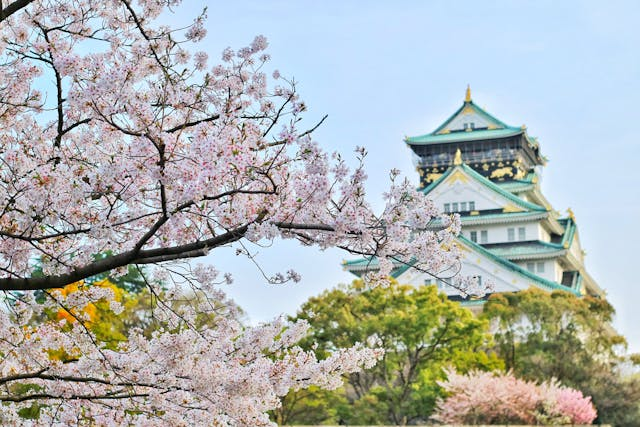
#> input picture image-processing/processamento-basico-de-imagens/images/img-original.jpg, 640 x 427 px
$ python inverter-img.py
#> lines starting #> are read from the running program, lines starting #| are printed output that depends on the picture
#> in main, imagem_original is the input picture: PIL image 640x427 RGB; mean R, G, B 172.4, 177.8, 175.3
from PIL import Image
import os

def inverte_vertical(imagem):
    imagem_invertida = imagem.transpose(Image.FLIP_TOP_BOTTOM)
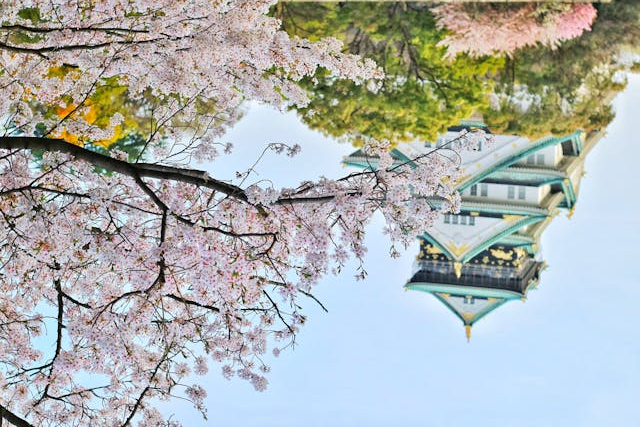
#> imagem_invertida: PIL image 640x427 RGB; mean R, G, B 172.4, 177.8, 175.3
    return imagem_invertida

def inverte_horizontal(imagem):
    imagem_invertida = imagem.transpose(Image.FLIP_LEFT_RIGHT)
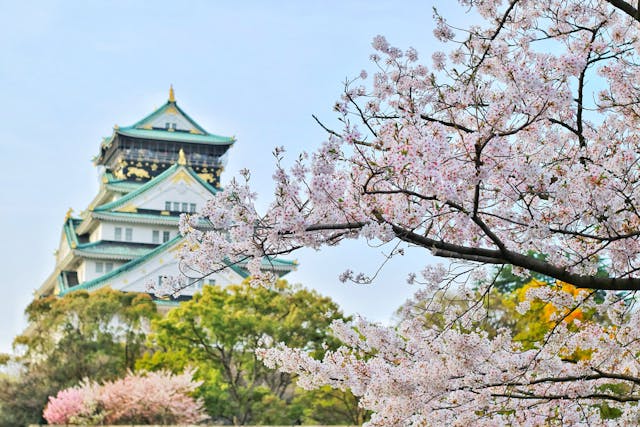
#> imagem_invertida: PIL image 640x427 RGB; mean R, G, B 172.4, 177.8, 175.3
    return imagem_invertida

def salvar_imagem(imagem, caminho):
    imagem.save(caminho)

def main():
    # Carrega a imagem original
    caminho_imagem_original = "images/img-original.jpg"
    imagem_original = Image.open(caminho_imagem_original)

    # Inverte verticalmente
    img_invertida_v = inverte_vertical(imagem_original)
    salvar_imagem(img_invertida_v, "images/inverter-img-output/invertida-v.jpg")

    # Inverte horizontalmente
    img_invertida_h = inverte_horizontal(imagem_original)
    salvar_imagem(img_invertida_h, "images/inverter-img-output/invertida-h.jpg")

if __name__ == "__main__":
    main()
